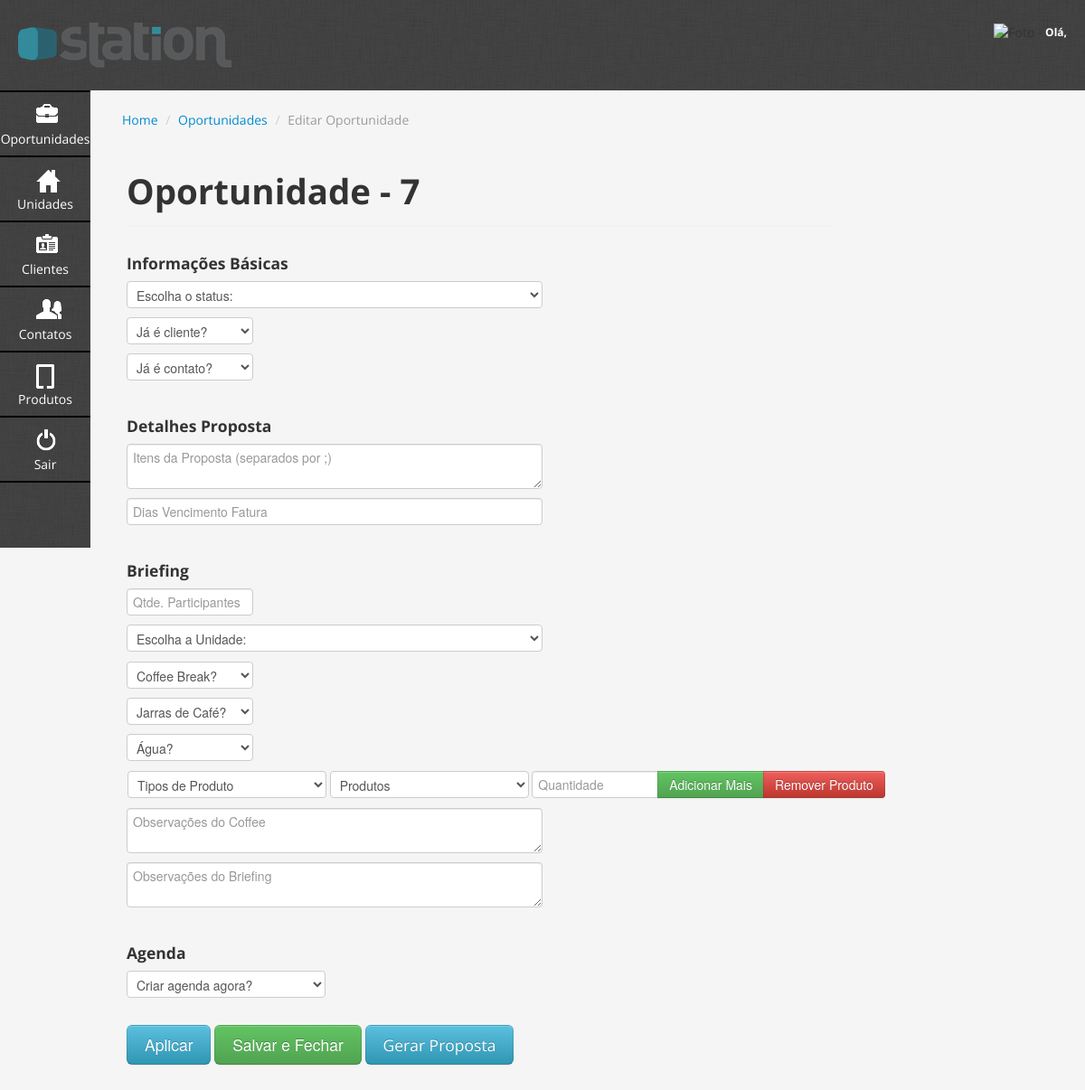
The page /modules/oportunidades/editarOportunidade.php on the database as committed earlier.
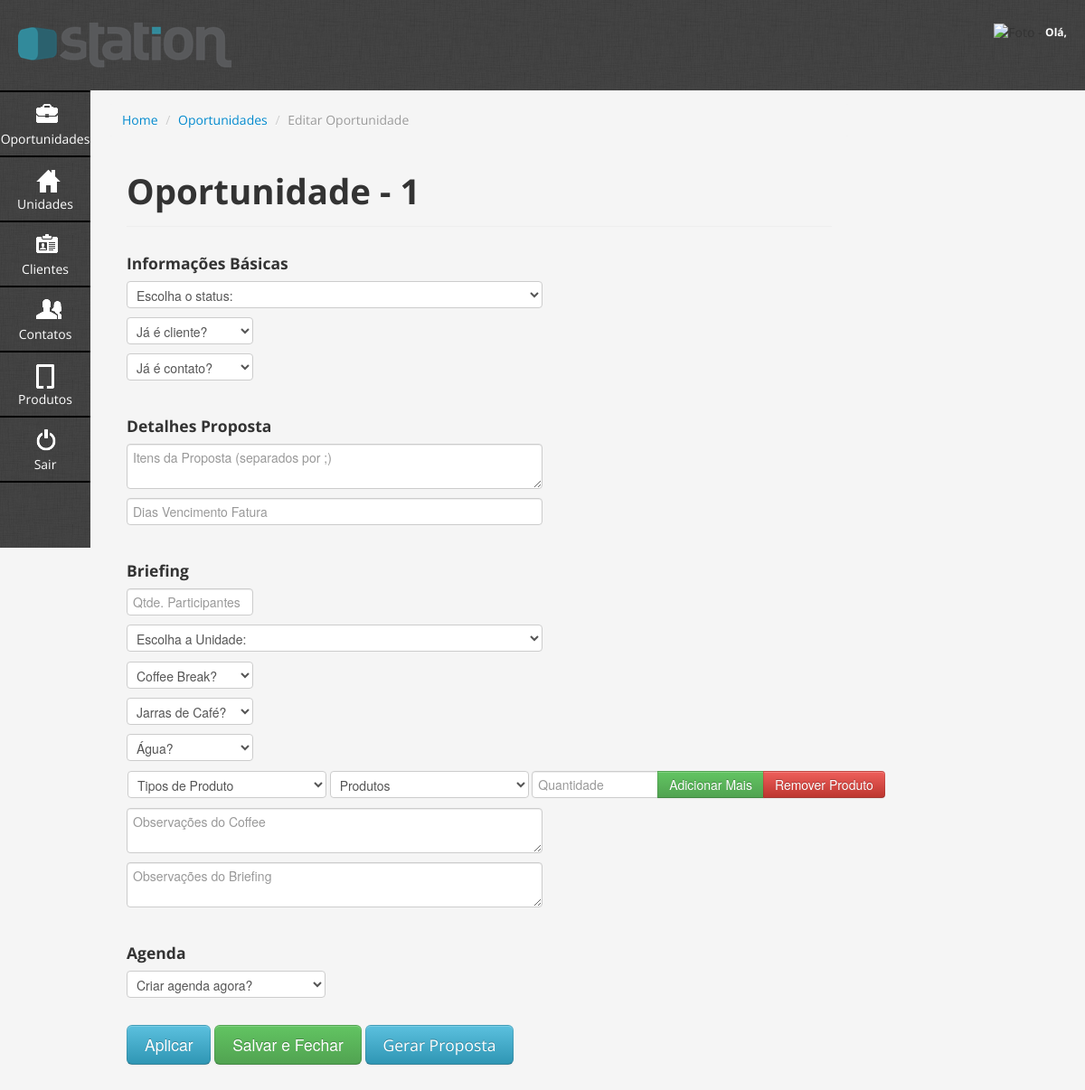
The same page on the database as committed later.
### tables this page shows
CREATE TABLE IF NOT EXISTS `sta_propostas` (
  `proposta_10_id` int(11) NOT NULL AUTO_INCREMENT,
  `cliente_10_id` int(11) NOT NULL,
  `contato_10_id` int(11) NOT NULL,
  `proposta_12_status` int(3) NOT NULL,
  `proposta_60_itens` longtext NOT NULL,
  `proposta_12_vencimentoFatura` int(3) NOT NULL,
  `proposta_22_data` date NOT NULL,
  PRIMARY KEY (`proposta_10_id`)
);

### modules/oportunidades/entity/Oportunidade.php (called while the page is built, shortened)
<?php
class Oportunidade {
    protected $id;
    public function getId()
	{
        return $this->id;
    }
    public function setId($id)
	{
        $this->id = $id;
    }
}
?>

### modules/oportunidades/controller/OportunidadeController.php (called while the page is built, shortened)
<?php
class OportunidadeController {
    public function listAction($id = false) {
        $whereQuery[] = (!$id) ? "1 = 1" : "proposta_10_id = " . $id;
        $strQuery = "SELECT * FROM sta_propostas WHERE ".implode(" AND ", $whereQuery);
        $result = mysql_query($strQuery);
        $retArr = array();
        $i = 1;
        if (mysql_num_rows($result) > 0) {
            while ($row = mysql_fetch_assoc($result)) {
                $retArr[$i] = $row;
                $i++;
            }
        }
        return $retArr;
    }
}
?>

### conf/config.php (called while the page is built, shortened)
<?php
if ($_SERVER['SERVER_ADDR'] == "127.0.0.1" || $_SERVER['SERVER_ADDR'] == "::1"){
    $urlGeral = "http://localhost/agenda";
}else {
    $urlGeral = "http://stationct.com.br/agenda";
}
$urlModules = $urlGeral."/modules";
$urlOportunidades = $urlModules."/oportunidades";
?>

### modules/oportunidades/editarOportunidade.php (the view, shortened to what the changed rows need)
<?php
include $_SERVER['DOCUMENT_ROOT'] . '/agenda/conf/config.php';
	if ($_SESSION['LogadoSTATION'] != "1" && (isset($_GET['id']) && $_GET['id'] > 0)){
		header("Location: index.php");
	}else{
        $oportunidadeController = new OportunidadeController();
        $oportunidade = $oportunidadeController->listAction($_GET['id']);
        $oportunidadeClass = new Oportunidade();
        $oportunidadeClass->fetchEntity($oportunidade[1]);
?>
<?php include($_SERVER['DOCUMENT_ROOT']."/agenda/inc/header.php");?>
        <div class="content">
        	<ul class="breadcrumb">
                <li><a href="/agenda/painel.php">Home</a> <span class="divider">/</span></li>
                <li><a href="/agenda/modules/oportunidades/listarOportunidade.php">Oportunidades</a> <span class="divider">/</span></li>
                <li class="active">Editar Oportunidade</li>
            </ul>
            <div class="span10">
            	<div class="page-header">
                	<h1>Oportunidade - <?php echo $oportunidadeClass->getId(); ?></h1>
                </div>
                <form name="gravarOportunidade" method="post" action="<?php echo $urlOportunidades;?>/action/crudOportunidade.php?op=editar">
                    <h4>Informações Básicas</h4>
                    <div class="row">
                        <div class="span10">
                            <select class="span6" id="status" name="status">
                                <option value="">Escolha o status:</option>
                            </select>
                        </div>
                    </div>
                    <div class="row">
                        <div class="span10">
                            <select class="span2" id="jaCliente" name="jaCliente" onchange="verificaJaCliente(this);">
                                <option value="">Já é cliente?</option>
                            </select>
                        </div>
                    </div>
                    <div class="row">
                        <div class="span10">
                            <select class="span2" id="jaContato" name="jaContato" onchange="verificaJaContato(this);">
                                <option value="">Já é contato?</option>
                            </select>
                        </div>
                    </div>
                    <br>
                    <h4>Detalhes Proposta</h4>
                    <div class="row">
                        <div class="span10">
                            <textarea class="span6" id="itensProposta" name="itensProposta" placeholder="Itens da Proposta (separados por ;)"></textarea>
                        </div>
                    </div>
                    <div class="row">
                        <div class="span10">
                            <input type="text" class="span6" id="vencimentoFatura" name="vencimentoFatura" placeholder="Dias Vencimento Fatura">
                        </div>
                    </div>
                    <br>
                    <h4>Briefing</h4>
                    <input type="text" class="span2 qtdeParticipantesBriefing" id="qtdeParticipantesBriefing" name="qtdeParticipantesBriefing" placeholder="Qtde. Participantes">
                    <div class="row">
                        <div class="span10">
                            <select class="span6 unidade" id="unidadeBriefing" name="unidadeBriefing" onchange="verificaUnidadeBriefing(this)">
                                <option value="">Escolha a Unidade:</option>
                            </select>
                        </div>
                    </div>
                    <div class="row">
                        <div class="span10">
                        </div>
                    </div>
                    <div class="row">
                        <div class="span10">
                            <select class="span2" id="coffeeBriefing" name="coffeeBriefing" onchange="verificaCoffeeBriefing(this)">
                                <option value="">Coffee Break?</option>
                            </select>
                        </div>
                    </div>
                    <div class="row">
                        <div class="span10">
                            <select class="span2" id="cafeBriefing" name="cafeBriefing" onchange="verificaCafeBriefing(this)">
                                <option value="">Jarras de Café?</option>
                            </select>
                        </div>
                    </div>
                    <div class="row">
                        <div class="span10">
                            <select class="span2" id="aguaBriefing" name="aguaBriefing" onchange="verificaAguaBriefing(this)">
                                <option value="">Água?</option>
                            </select>
                        </div>
                    </div>
                    <div class="row">
                        <div class="span12">
                            <table id="tbody_tr_produtos_cloneBriefing">
                                <tr id="produtoCloneBriefing">
                                    <td>
                                        <select class="span3 tipoProduto" id="tipoProduto_cloneBriefing" name="tipoProduto_cloneBriefing[]" onchange="verificaTipoProduto(this);">
                                            <option value="">Tipos de Produto</option>
                                        </select>
                                        <select class="span3 produtos" id="produtos_cloneBriefing" name="produtos_cloneBriefing[]">
                                            <option value="">Produtos</option>
                                        </select>
                                        <div class="input-append">
                                            <input type="text" class="span2 quantidadeProduto" id="quantidadeProduto_cloneBriefing" name="quantidadeProduto_cloneBriefing[]" placeholder="Quantidade" />
                                            <input type="button" id="tr_produtos_cloneBriefing" class="btn btn-success lineCloneProduto" value="Adicionar Mais" />
                                            <input type="button" class="btn btn-danger lineRemoveProduto" value="Remover Produto" id="rm_produtoCloneBriefing_tr_produtos_cloneBriefing" />
                                        </div>
                                    </td>
                                </tr>
                            </table>
                        </div>
                    </div>
                    <div class="row">
                        <div class="span10">
                            <textarea class="span6" id="obsCoffeeBriefing" name="obsCoffeeBriefing" placeholder="Observações do Coffee"></textarea>
                        </div>
                    </div>
                    <div class="row">
                        <div class="span10">
                            <textarea class="span6" id="observacoesBriefing" name="observacoesBriefing" placeholder="Observações do Briefing"></textarea>
                        </div>
                    </div>
                    <br>
                    <h4>Agenda</h4>
                    <div class="row">
                        <div class="span10">
                            <select class="span3" id="criarAgenda" name="criarAgenda" onchange="verificaCriarAgenda(this)">
                                <option value="">Criar agenda agora?</option>
                            </select>
                        </div>
                    </div>
                 	<br>
                    <input type="button" onclick="validaOportunidade('aplicar')" class="btn btn-info btn-large" value="Aplicar" />
                    <input type="button" onclick="validaOportunidade('novo')" class="btn btn-success btn-large" value="Salvar e Fechar" />
                    <a href="/agenda/modules/oportunidades/gerarProposta.php?id=<?php echo $oportunidadeClass->getId(); ?>" class="btn btn-info btn-large" target="_blank">Gerar Proposta</a>
                </form>
            </div>
        </div>
<?php include($_SERVER['DOCUMENT_ROOT']."/agenda/inc/footer.php");?>
<?php
	}
?>

Rows that differ between the two databases and show on the page:
no longer on this page (row edited): sta_propostas: proposta_10_id "7"
added sta_propostas: proposta_10_id "1"
